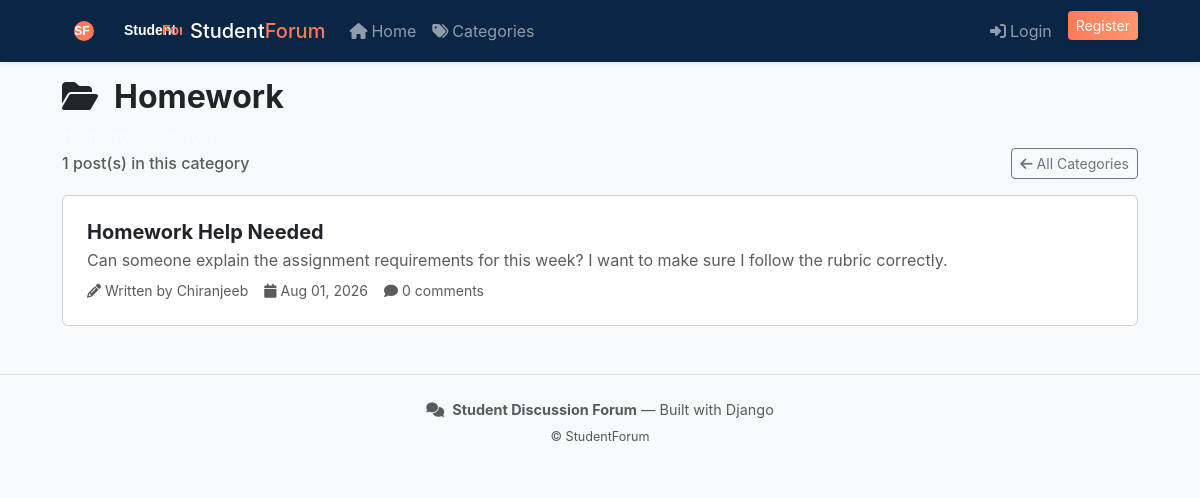
The app's page /category/2/ with its own data.
### studentforum/models.py (models this page shows, shortened)
class Category(models.Model):
    name = models.CharField(max_length=100, unique=True)
    description = models.TextField(blank=True)
    created_date = models.DateTimeField(auto_now_add=True)
    class Meta:
        verbose_name_plural = "Categories"
        ordering = ["name"]

class Post(models.Model):
    title = models.CharField(max_length=200)
    description = models.TextField()
    created_date = models.DateTimeField(auto_now_add=True)
    updated_date = models.DateTimeField(auto_now=True)
    user = models.ForeignKey(User, on_delete=models.CASCADE, related_name="posts")
    category = models.ForeignKey(Category, on_delete=models.SET_NULL, null=True, related_name="posts")
    class Meta:
        ordering = ["-created_date"]
    def comment_count(self):
        return self.comments.count()

### studentforum/views.py (the view)
# urls.py: path("category/<int:pk>/", views.category_posts, name="category_posts"),
def category_posts(request, pk):
    category = get_object_or_404(Category, pk=pk)
    posts = Post.objects.filter(category=category)
    return render(request, "studentforum/category_posts.html", {"category": category, "posts": posts})

### studentforum/templates/studentforum/category_posts.html (shortened to what this page needs)
{% extends 'studentforum/base.html' %}
{% block content %}
<div class="page-header">
    <div class="container">
        <h2 class="fw-bold"><i class="fas fa-folder-open me-3"></i>{{ category.name }}</h2>
        {% if category.description %}
        <p class="text-white-50 mb-0">{{ category.description }}</p>
        {% endif %}
    </div>
</div>
<div class="container">
    <div class="d-flex justify-content-between align-items-center mb-3">
        <h6 class="text-muted mb-0">{{ posts.count }} post(s) in this category</h6>
        <a href="{% url 'category_list' %}" class="btn btn-outline-secondary btn-sm">
            <i class="fas fa-arrow-left me-1"></i>All Categories
        </a>
    </div>
    {% for post in posts %}
    <div class="card post-card mb-3">
        <div class="card-body p-4">
            <h5 class="fw-bold mb-1">
                <a href="{% url 'post_detail' post.pk %}" class="text-decoration-none text-dark">{{ post.title }}</a>
            </h5>
            <p class="text-muted mb-2">{{ post.description|truncatewords:20 }}</p>
            <div class="small text-muted d-flex gap-3 flex-wrap align-items-center">
                <span><i class="fas fa-pencil-alt me-1"></i>Written by {{ post.user.username }}</span>
                <span><i class="fas fa-calendar me-1"></i>{{ post.created_date|date:"M d, Y" }}</span>
                <span><i class="fas fa-comment me-1"></i>{{ post.comment_count }} comments</span>
            </div>
        </div>
    </div>
    {% endfor %}
</div>
{% endblock %}

### static/css/site.css (style rules this page uses)
:root { --brand: #0b2545; --accent: #ff7a59; --muted: #6c757d; }
body { font-family: Inter, system-ui, -apple-system, "Segoe UI", Roboto, "Helvetica Neue", Arial; background-color: #f8f9fb; color: #212529; }
.container { max-width: 1100px; }

### records on screen
Category: name "Homework"
Post: title "Homework Help Needed", description "Can someone explain the assignment requirements for this week? I want to make sure I follow the rubric correctly.", user.username "Chiranjeeb", created_date "Aug 01, 2026", comment_count "0"

### other values on screen
{{ posts.count }} "1"
